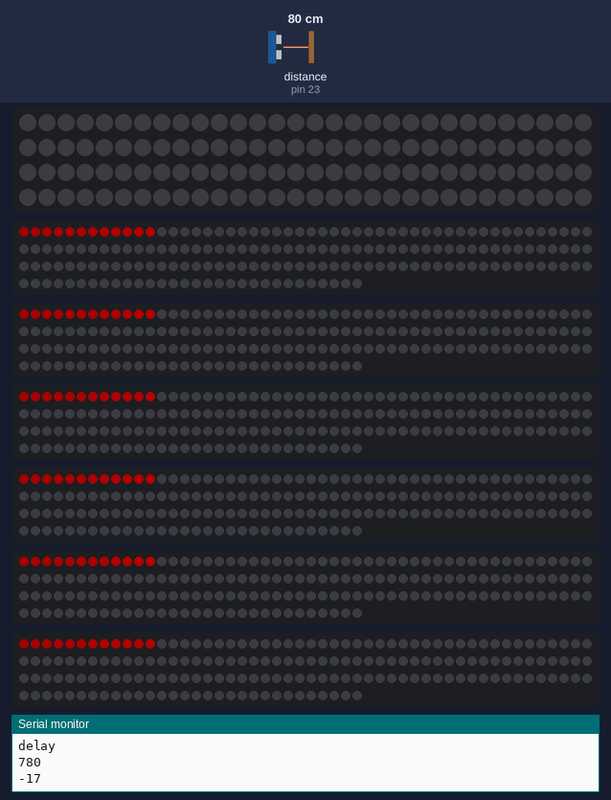
This sketch was run on a simulated Arduino Mega 2560, built with avr-gcc and run on an emulated ATmega2560. Shown: 120 RGB LEDs in strip order, left to right, continuing on the next row, 6 × 180 RGB LEDs in strip order, left to right, continuing on the next row, the last lines printed to the serial monitor. Wiring (inferred from the names in the program): ultrasonic range finder: trigger pin 22; echo pin 23. Inputs (shaded band) come from the test bench; at power-on: distance to the obstacle (sensor on pin 23) 80 cm. The echo pulse lasts 58.3 µs per cm; dim RGB values are drawn brighter than linear.

Above: at 4.2 s.
4.3 s: distance to the obstacle (sensor on pin 23) set to 4 cm
At 4.51 s:
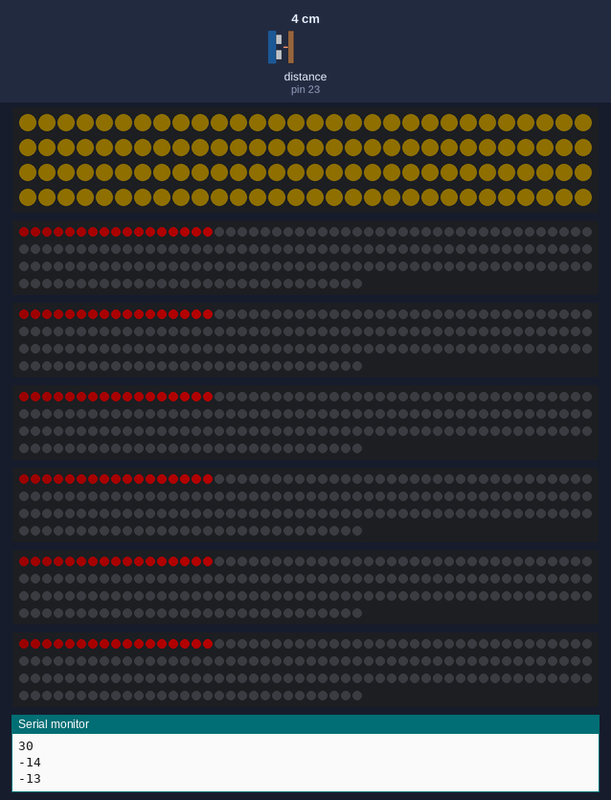
6.0 s: distance to the obstacle (sensor on pin 23) set to 35 cm
At 6.96 s:
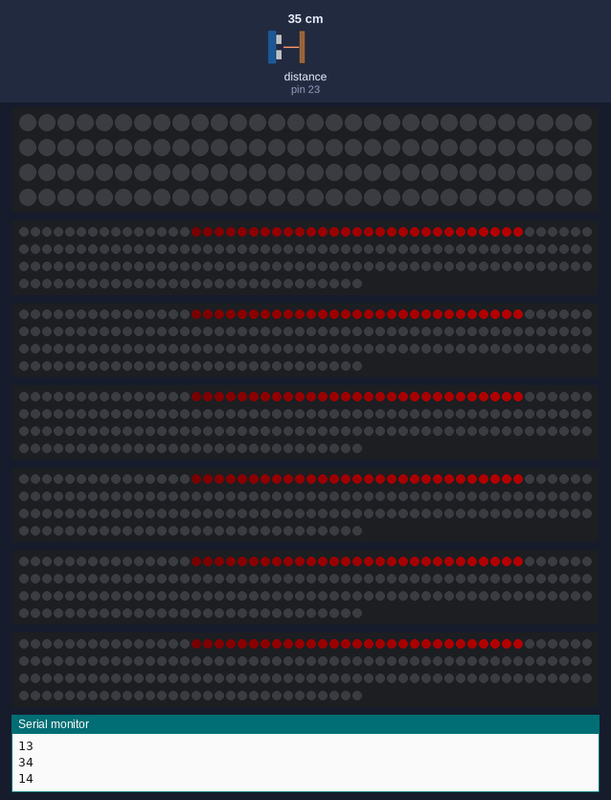
8.2 s: distance to the obstacle (sensor on pin 23) set to 9 cm
At 10.49 s:
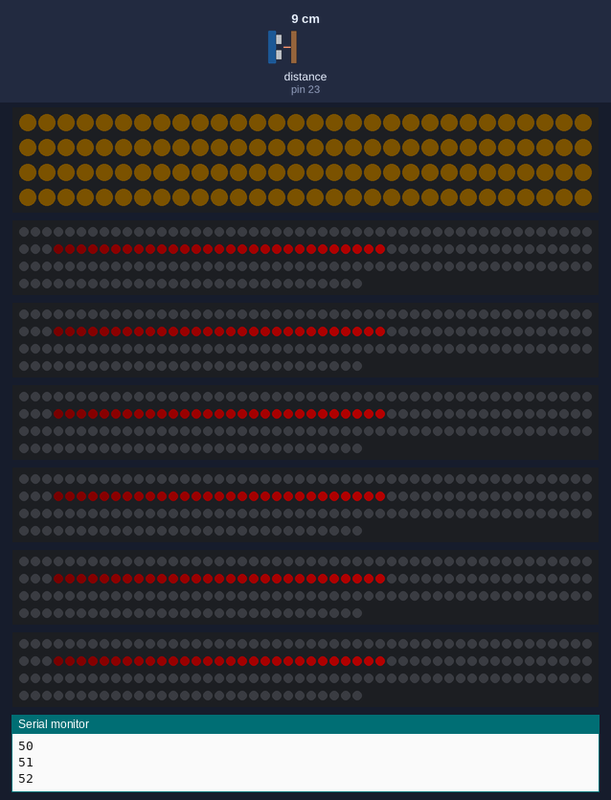

The sketch:

illuminate_uncontained.ino
```cpp
/*
 * UNSW Illuminate 2022 - [Un]contained - LED Control
 * Written by:
 *    - Allan Goodman
 *    - Mitchell Wallace
 *    - Iniyan Vigneswaran
 *    - Leonard Chiang
 *    - Janice Nyoto
 *    - Nila Riahi
 */

 #include <FastLED.h>

//Initialise pins numbers
#define LED_DATA_HAND               2 //Data pin on digital pin 5
#define LED_DATA_RIBBON_0           3
#define LED_DATA_RIBBON_1           4
#define LED_DATA_RIBBON_2           5
#define LED_DATA_RIBBON_3           6
#define LED_DATA_RIBBON_4           7
#define LED_DATA_RIBBON_5           8

#define ULTRASONIC_SENSOR_1_TRIG    22
#define ULTRASONIC_SENSOR_1_ECHO    23
#define ULTRASONIC_SENSOR_2_TRIG    24
#define ULTRASONIC_SENSOR_2_ECHO    25
#define ULTRASONIC_SENSOR_3_TRIG    26
#define ULTRASONIC_SENSOR_3_ECHO    27

#define HAND_FLASH_DELAY_DEFAULT    5000
#define HAND_FLASH_DURATION         1000
#define HAND_BRIGHTNESS             120 // Peak brightness of hand

//Misc LED initialisation stuff
#define COLOUR_ORDER       GRB
#define LED_TYPE           WS2812B
#define BRIGHTNESS         64
#define NUM_LEDS_HAND      120 //120 LEDs on the strip we'll be using
#define NUM_LEDS_RIBBON    180
#define UPDATES_PER_SECOND 100
#define PULSE_LENGTH       30
#define PULSE_DELAY        15
#define NUM_RIBBONS        6
CRGB leds_hand[NUM_LEDS_HAND];
CRGB leds_ribbons[1][NUM_LEDS_RIBBON];
CRGBPalette16              currentPalette; //sets what colours we can use
/*
 * can also use the following preset palettes for other colours:
 * RainbowColors_p, RainbowStripeColors_p, OceanColors_p, CloudColors_p, LavaColors_p, ForestColors_p, and PartyColors_p.
 */
TBlendType                 currentBlending;

//Misc Ultrasonic sensor stuff
#define NUM_ULTRA_SENSORS   3
#define DISTANCE_THRESHOLD  400 //change this as per your measurements :))
#define DIST_TO_DELAY       10 //the number distance is multiplied to to get the delay in microseconds

struct Sensor {
  int trig;
  int echo;
};

struct Sensor sensors[NUM_ULTRA_SENSORS];

// Global Variables
int brightness = 0;
long int ribbon_i = 1 - PULSE_LENGTH;
int hand_i = 0;
uint32_t ribbon_time = 0;
uint32_t hand_time = 0;
uint32_t last_hand_time = 0;
uint32_t start_flash = 0; // If 0, that means not flashing
/*
//This function returns an array containing how far away an object is from each sensor
int * distanceDetected(){
  int buf[NUM_ULTRA_SENSORS] = {0};
  for (int i = 0; i<NUM_ULTRA_SENSORS; i++){
    buf[i] = 0; //Replace this with sensing the distance from the ultrasonic sensor
  }

  return buf;
}
*/

//This function returns the closest distance detected by the ultrasonic sensors
int getClosest() {
  int closest = getDistance(sensors[0].trig, sensors[0].echo);
/* TODO: UNCOMMENT
  for (int i = 1; i < NUM_ULTRA_SENSORS; i++) {
    int dist = getDistance(sensors[i].trig, sensors[i].echo);
    if (dist < closest) closest = dist;
  }*/

  return closest;
}

//This function writes colour to the LEDs
//Root determines the type of LED lighting
void generateLED(int root){
  FastLED.show();
  FastLED.delay(1000/UPDATES_PER_SECOND);
}

int getDistance(int trigPin, int echoPin){
  // Clear the sending pin of Arduino
  digitalWrite(trigPin, LOW);
  delayMicroseconds(2);

  // Sets the sendPin HIGH (ACTIVE) for 10 microseconds (actual sending of pulse)
  digitalWrite(trigPin, HIGH);
  delayMicroseconds(10);
  digitalWrite(trigPin, LOW);

  // Reads the receivePin, returns the sound wave travel time in microseconds (reception of reflection)
  long duration = pulseIn(echoPin, HIGH);

  // Calculating the distance (half duration for go and back)
  // 0.034 is speed of sound at room temperature
  // temperature is inputted from temperature sensor
  // temperature / 25 is ratio of current temp to room temp
  int distance = duration / 2 * 0.034;
  return distance;
}

void setup() {
  delay(3000); //power-up safely delay

  Sensor tempSensor;

  tempSensor.trig = ULTRASONIC_SENSOR_1_TRIG;
  tempSensor.echo = ULTRASONIC_SENSOR_1_ECHO;

  sensors[0] = tempSensor;

  tempSensor.trig = ULTRASONIC_SENSOR_2_TRIG;
  tempSensor.echo = ULTRASONIC_SENSOR_2_ECHO;

  sensors[1] = tempSensor;

  tempSensor.trig = ULTRASONIC_SENSOR_3_TRIG;
  tempSensor.echo = ULTRASONIC_SENSOR_3_ECHO;

  sensors[2] = tempSensor;

  //Initialise pins
  pinMode(ULTRASONIC_SENSOR_1_TRIG, OUTPUT); // Sets the sendPin as an OUTPUT
  pinMode(ULTRASONIC_SENSOR_1_ECHO, INPUT); // Sets the receivePin as an INPUT
  //pinMode(sendPin2, OUTPUT); // Sets the sendPin as an OUTPUT
  //pinMode(receivePin2, INPUT); // Sets the receivePin as an INPUT
  Serial.begin(9600); // // Serial Communication is starting with 9600 of baudrate speed

  //Initialise sensors


  //Initialise LEDs
  FastLED.addLeds<LED_TYPE, LED_DATA_HAND, COLOUR_ORDER>(leds_hand, NUM_LEDS_HAND).setCorrection( TypicalLEDStrip );
  FastLED.addLeds<LED_TYPE, LED_DATA_RIBBON_0, COLOUR_ORDER>(leds_ribbons[0], NUM_LEDS_RIBBON).setCorrection( TypicalLEDStrip );
  FastLED.addLeds<LED_TYPE, LED_DATA_RIBBON_1, COLOUR_ORDER>(leds_ribbons[0], NUM_LEDS_RIBBON).setCorrection( TypicalLEDStrip );
  FastLED.addLeds<LED_TYPE, LED_DATA_RIBBON_2, COLOUR_ORDER>(leds_ribbons[0], NUM_LEDS_RIBBON).setCorrection( TypicalLEDStrip );
  FastLED.addLeds<LED_TYPE, LED_DATA_RIBBON_3, COLOUR_ORDER>(leds_ribbons[0], NUM_LEDS_RIBBON).setCorrection( TypicalLEDStrip );
  FastLED.addLeds<LED_TYPE, LED_DATA_RIBBON_4, COLOUR_ORDER>(leds_ribbons[0], NUM_LEDS_RIBBON).setCorrection( TypicalLEDStrip );
  FastLED.addLeds<LED_TYPE, LED_DATA_RIBBON_5, COLOUR_ORDER>(leds_ribbons[0], NUM_LEDS_RIBBON).setCorrection( TypicalLEDStrip );


  FastLED.setBrightness(  BRIGHTNESS );
  currentPalette = RainbowColors_p;
  currentBlending = LINEARBLEND;

}

void loop() {
  static uint8_t startIndex = 0;
  startIndex += 1;
  //chase(5, CRGB(0, 255, 0));
  //hand_i++;

  ribbon();
  hand();

  hand_flash();

  //Check sensors
  /*
  int * buf = distanceDetected();
  bool isClose = false;
  for (int i; i<NUM_ULTRA_SENSORS; i++) {
    if (buf[i] < DISTANCE_THRESHOLD) {
      isClose = true;
      break;
    }
  }

  if (isClose) { // pulse

  } else {

  }
  */

  // PULSE CODE
  /*
  for (int brightness=0; brightness < 256;  brightness+= 2) {
    //FastLED.setBrightness(brightness);
    FillLEDsFromPaletteColors(startIndex, brightness);
    FastLED.show();
    delay(2);
  }
  //test
  for (int brightness = 255; brightness > 2; brightness -= 2) {
    //FastLED.setBrightness(brightness);
    FillLEDsFromPaletteColors(startIndex, brightness);
    FastLED.show();
    delay(2);
  }
  */
}

void FillLEDsFromPaletteColors( uint8_t colorIndex, int updated_brightness)
{

    for( int i = 0; i < NUM_LEDS_HAND; i++) {
        leds_hand[i] = ColorFromPalette( currentPalette, colorIndex, updated_brightness, currentBlending);
        colorIndex += 3;
    }
}

void ribbon() {
  if (millis() < ribbon_time) {
    return;
  }

  ribbon_time = millis() + PULSE_DELAY;


    /*if (ribbon_i == 0) {
      leds_ribbons[i][NUM_LEDS_HAND - 1] = CRGB(0,0,0);
      light_seg(ribbon_i, 15, CRGB(255,0,0), i); // turn on

    } else {
      leds_ribbons[i][ribbon_i - 1] = CRGB(0, 0, 0); // turn off unused LED from previous sequence
      leds_ribbons[i][(ribbon_i + PULSE_LENGTH - 1) % 360] = CRGB(255,0,0); // turn on newly required LED
    */
      for (int i_trail = 0; i_trail < PULSE_LENGTH; i_trail++) {
          if (i_trail + ribbon_i >= 0) {
            leds_ribbons[0][ribbon_i + i_trail] = CRGB((int)(255 * ((float)i_trail/(float)PULSE_LENGTH)), 0, 0);
          }
      }

  Serial.println(ribbon_i);
  FastLED.show();
  ribbon_i++;
  if (ribbon_i >= (NUM_LEDS_RIBBON - PULSE_LENGTH)) {
    ribbon_i = 1 - PULSE_LENGTH;
  }
}


// Sets len LEDs starting at start to colour col
// Wraps around
void light_seg(int start, int len, CRGB col, int ribbon_num) {
  if (ribbon_num != -1){
    for (int i = 0; i < len; i++) {
      leds_ribbons[ribbon_num][(start + i) % NUM_LEDS_RIBBON] = col;
    }
  } else {
    for (int i = 0; i < len; i++) {
      leds_hand[(start + i) % NUM_LEDS_HAND] = col;
    }
  }
}

void hand() {
  if (start_flash != 0 && (millis() >= (last_hand_time))) {
    start_flash = 0;
    light_all_hand(CRGB(0,0,0));
  } else if (start_flash) {
    // Still flashing
    return;
  }


  if (millis() >= hand_time) {
    // flash
    start_flash = millis();
    last_hand_time = millis() + HAND_FLASH_DURATION;
    // Set next hand_time
    hand_time = last_hand_time + HAND_FLASH_DELAY_DEFAULT;

    return;
  }


  int closest = getClosest();


  Serial.println(closest);
  if (closest > DISTANCE_THRESHOLD) {
    return;
  } else {
    int curr_delay = hand_time - last_hand_time;
    if (curr_delay > (closest * DIST_TO_DELAY)) {
      hand_time = last_hand_time + (closest * DIST_TO_DELAY);
      Serial.println("delay");
      Serial.println(closest * DIST_TO_DELAY);
    }
  }


}

void hand_flash() {
  if (start_flash) {
    //flashing

    int calc_brightness = 0;
    if (millis() >= (start_flash + 4 * HAND_FLASH_DURATION/5)) {
      // brightness down
      calc_brightness = (HAND_BRIGHTNESS * (1 - (float)(millis() - start_flash - 4 * HAND_FLASH_DURATION/5)/(HAND_FLASH_DURATION/5)));
    } else if (millis() <= (start_flash + HAND_FLASH_DURATION/5)) {
      // brightness up
      calc_brightness = (HAND_BRIGHTNESS * (float)(millis() - start_flash)/(HAND_FLASH_DURATION/5));
    } else {
      calc_brightness = HAND_BRIGHTNESS;
    }
    light_all_hand(CRGB(calc_brightness,(int)(calc_brightness/1.25),0));


  }
}

void light_all_hand(CRGB col) {
  for (int i = 0; i < NUM_LEDS_HAND; i++) {
    leds_hand[i] = col;
  }
  FastLED.show();
}
```
